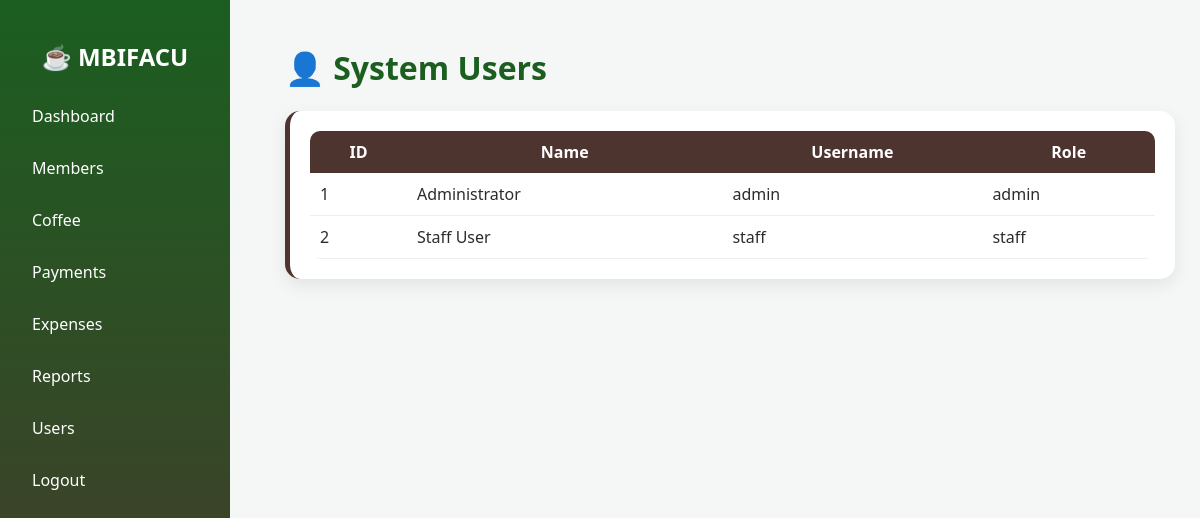
/users.php (signed in), run on the app's committed database.
### tables this page shows
CREATE TABLE `users` (
  `id` int(11) NOT NULL,
  `name` varchar(100) NOT NULL,
  `username` varchar(100) NOT NULL,
  `password` varchar(255) NOT NULL,
  `role` varchar(50) DEFAULT 'staff',
  `created_at` timestamp NOT NULL DEFAULT current_timestamp()
);

### users.php (the view, shortened to what this page needs)
<?php
include("../config/db.php");
$users = $conn->query("SELECT * FROM users");
?>
<!DOCTYPE html>
<html>
<head>
<link rel="stylesheet" href="../assets/css/dashboard.css">
</head>
<body>
<?php include("sidebar.php"); ?>
<div class="main">
<h1>👤 System Users</h1>
<div class="card">
<table>
<tr>
<th>ID</th>
<th>Name</th>
<th>Username</th>
<th>Role</th>
</tr>
<?php while($u = $users->fetch_assoc()){ ?>
<tr>
<td><?= $u['id'] ?></td>
<td><?= $u['name'] ?></td>
<td><?= $u['username'] ?></td>
<td><?= $u['role'] ?></td>
</tr>
<?php } ?>
</table>
</div>
</div>
</body>
</html>

### dashboard.css (style rules this page uses)
body { margin:0; font-family: 'Segoe UI', sans-serif; background:#f5f7f6; color:#2b2b2b; }
.main { margin-left:260px; padding:25px; }
h1 { color:#1b5e20; }
.card { background:white; padding:20px; border-radius:15px; box-shadow:0 6px 18px rgba(0,0,0,0.08); transition:0.3s; border-left:5px solid #4e342e; }
table { width:100%; border-collapse:collapse; border-radius:10px; overflow:hidden; }
table th { background:#4e342e; color:white; padding:10px; }
table td { padding:10px; border-bottom:1px solid #eee; }

### data on the page
users: id "1", name "Administrator", username "admin", role "admin"
users: id "2", name "Staff User", username "staff", role "staff"
